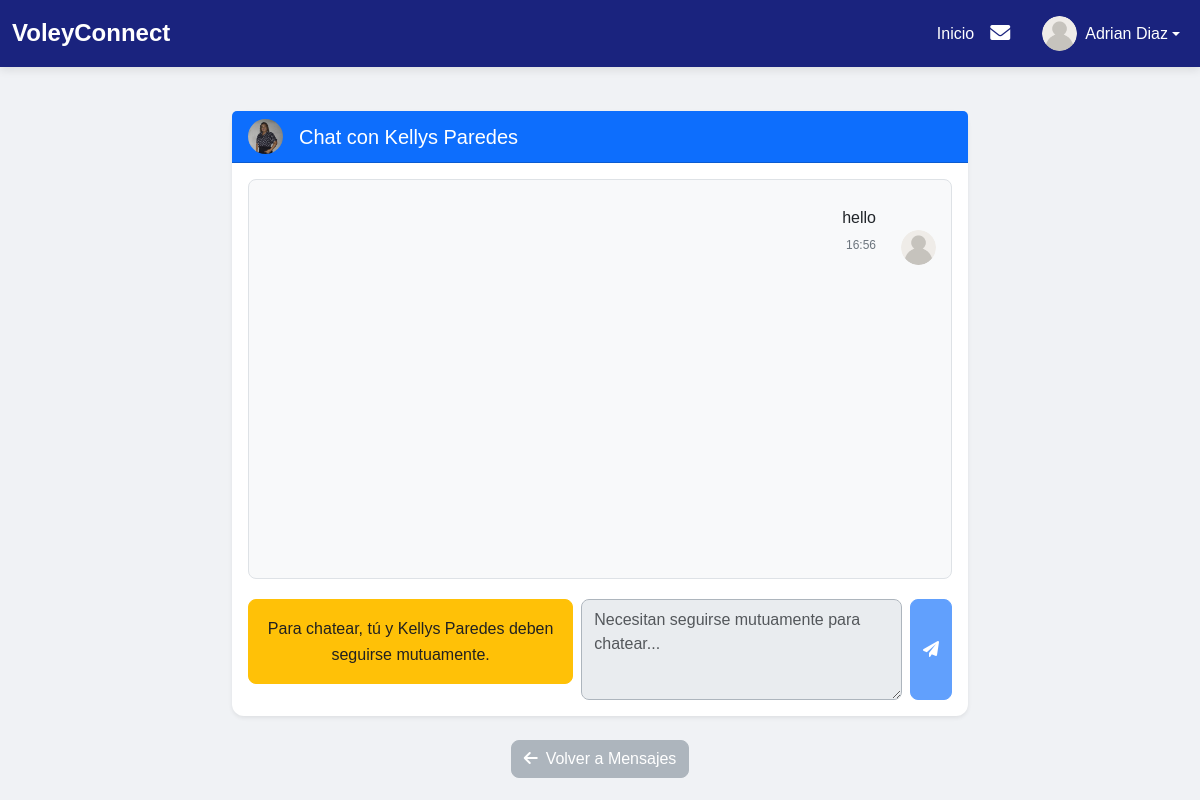
Screenshot of /ver_conversacion.php?interlocutor_id=3 (signed in) with the database file from the repository.
### tables this page shows
CREATE TABLE `usuarios` (
  `id_usuario` int(11) NOT NULL,
  `nombre_usuario` varchar(50) NOT NULL,
  `email` varchar(100) NOT NULL,
  `contrasena` varchar(255) NOT NULL,
  `tipo_usuario` enum('fanatico','club') NOT NULL,
  `fecha_registro` datetime DEFAULT current_timestamp(),
  `ultima_conexion` datetime DEFAULT NULL,
  `foto_perfil_url` varchar(255) DEFAULT NULL,
  `id_club` int(11) DEFAULT NULL,
  `biografia` text DEFAULT NULL
);

CREATE TABLE `mensajes` (
  `id_mensaje` int(11) NOT NULL,
  `id_remitente` int(11) NOT NULL,
  `id_destinatario` int(11) NOT NULL,
  `contenido_mensaje` text NOT NULL,
  `fecha_envio` timestamp NOT NULL DEFAULT current_timestamp(),
  `leido` tinyint(1) DEFAULT 0
);

### ver_conversacion.php (the view, shortened to what this page needs)
<?php
include 'conexion.php';
$id_usuario_logueado = $_SESSION['id_usuario'];
$interlocutor_id = isset($_GET['interlocutor_id']) ? intval($_GET['interlocutor_id']) : 0;
$interlocutor_data = null;
$mensajes = [];
$query_interlocutor = "SELECT id_usuario, nombre_usuario, foto_perfil_url FROM usuarios WHERE id_usuario = ?";
$stmt_interlocutor = $conn->prepare($query_interlocutor);
$stmt_interlocutor->bind_param("i", $interlocutor_id);
$stmt_interlocutor->execute();
$resultado_interlocutor = $stmt_interlocutor->get_result();
if ($resultado_interlocutor->num_rows === 1) {
    $interlocutor_data = $resultado_interlocutor->fetch_assoc();
} else {
    header("Location: mensajes.php?msg=" . urlencode("El usuario con el que intentas chatear no existe.") . "&type=danger");
    exit();
}
$es_seguimiento_mutuo = false;
$query_mensajes = "
    SELECT
        m.id_mensaje,
        m.contenido_mensaje,
        m.fecha_envio,
        m.id_remitente,
        r.nombre_usuario AS nombre_remitente,
        r.foto_perfil_url AS foto_remitente_url
    FROM mensajes m
    JOIN usuarios r ON m.id_remitente = r.id_usuario
    WHERE (m.id_remitente = ? AND m.id_destinatario = ?)
    OR (m.id_remitente = ? AND m.id_destinatario = ?)
    ORDER BY m.fecha_envio ASC";
$stmt_mensajes = $conn->prepare($query_mensajes);
$stmt_mensajes->bind_param("iiii", $id_usuario_logueado, $interlocutor_id, $interlocutor_id, $id_usuario_logueado);
$stmt_mensajes->execute();
$resultado_mensajes = $stmt_mensajes->get_result();
if ($resultado_mensajes->num_rows > 0) {
    $mensajes = $resultado_mensajes->fetch_all(MYSQLI_ASSOC);
}
?>
<!DOCTYPE html>
<html lang="es">
<head>
    <link rel="stylesheet" href="css/bootstrap/bootstrap.min.css">
    <link rel="stylesheet" href="css/style.css">
    <link rel="stylesheet" href="https://cdnjs.cloudflare.com/ajax/libs/font-awesome/6.0.0-beta3/css/all.min.css">
</head>
<body>
    <?php include 'navbar.php'; ?>
    <div class="container mt-4">
        <div class="row justify-content-center">
            <div class="col-md-8">
                <div class="card shadow-sm mb-4">
                    <div class="card-header bg-primary text-white d-flex align-items-center">
                        <img src="<?php echo htmlspecialchars($interlocutor_data['foto_perfil_url'] ?? 'img/default-avatar.png'); ?>" alt="Foto de Perfil" class="profile-pic-chat me-3">
                        <h5 class="mb-0">Chat con <?php echo htmlspecialchars($interlocutor_data['nombre_usuario']); ?></h5>
                    </div>
                    <div class="card-body">
                        <div class="chat-box" id="chat-box">
                            <?php if (!empty($mensajes)): ?>
                                <?php foreach ($mensajes as $mensaje): ?>
                                    <?php
                                    $es_mio = ($mensaje['id_remitente'] == $id_usuario_logueado);
                                    $clase_mensaje = $es_mio ? 'sent' : 'received';
                                    ?>
                                    <div class="message <?php echo $clase_mensaje; ?>">
                                        <div class="message-bubble">
                                            <?php echo nl2br(htmlspecialchars($mensaje['contenido_mensaje'])); ?>
                                            <div class="message-time">
                                                <?php echo date('H:i', strtotime($mensaje['fecha_envio'])); ?>
                                            </div>
                                        </div>
                                        <?php if ($es_mio):  ?>
                                            <img src="<?php echo htmlspecialchars($_SESSION['foto_perfil_url'] ?? 'img/default-avatar.png'); ?>" alt="Tu Avatar" class="profile-pic-chat">
                                        <?php endif; ?>
                                    </div>
                                <?php endforeach; ?>
                            <?php endif; ?>
                        </div>
                        <form action="ver_conversacion.php?interlocutor_id=<?php echo htmlspecialchars($interlocutor_id); ?>" method="POST" class="d-flex">
                            <?php if ($es_seguimiento_mutuo): ?>
                                <textarea class="form-control me-2" name="contenido_mensaje" placeholder="Escribe tu mensaje..." rows="1" required></textarea>
                                <button type="submit" name="submit_mensaje" class="btn btn-primary"><i class="fas fa-paper-plane"></i></button>
                            <?php else: ?>
                                <div class="alert alert-warning w-100 text-center me-2" role="alert">
                                    Para chatear, tú y <?php echo htmlspecialchars($interlocutor_data['nombre_usuario']); ?> deben seguirse mutuamente.
                                </div>
                                <textarea class="form-control me-2" name="contenido_mensaje" placeholder="Necesitan seguirse mutuamente para chatear..." rows="1" disabled></textarea>
                                <button type="submit" name="submit_mensaje" class="btn btn-primary" disabled><i class="fas fa-paper-plane"></i></button>
                            <?php endif; ?>
                        </form>
                    </div>
                </div>
                <div class="text-center mt-3">
                    <a href="mensajes.php" class="btn btn-secondary"><i class="fas fa-arrow-left me-2"></i>Volver a Mensajes</a>
                </div>
            </div>
        </div>
    </div>
</body>
</html>

### css/style.css (style rules this page uses)
:root { --color-primary-red: #E53935; --color-dark-blue: #1A237E; --color-black: #212121; --color-white: #FFFFFF; --color-light-gray: #f0f2f5; --color-medium-gray: #adb5bd; --color-success: #28a745; --color-info: #17a2b8; --color-warning: #ffc107; --color-danger: #dc3545; --border-radius-base: 0.5rem; --border-radius-lg: 0.75rem; --transition-speed-fast: 0.2s; --transition-speed-normal: 0.3s; --box-shadow-subtle: 0 4px 8px rgba(0, 0, 0, 0.08); }
body { font-family: 'Arial', sans-serif; background-color: var(--color-light-gray); color: var(--color-black); line-height: 1.6; margin: 0; padding: 0; }
a { color: var(--color-dark-blue); text-decoration: none; transition: color var(--transition-speed-normal); }
.btn-primary { background-color: var(--color-primary-red); border-color: var(--color-primary-red); color: var(--color-white); border-radius: var(--border-radius-base); transition: background-color var(--transition-speed-normal), border-color var(--transition-speed-normal), transform var(--transition-speed-normal), box-shadow var(--transition-speed-normal); }
.btn-secondary { background-color: var(--color-medium-gray); border-color: var(--color-medium-gray); color: var(--color-white); border-radius: var(--border-radius-base); transition: all var(--transition-speed-normal); }
.form-control { border-radius: var(--border-radius-base); border: 1px solid var(--color-medium-gray); padding: 0.5rem 0.75rem; transition: border-color var(--transition-speed-normal), box-shadow var(--transition-speed-normal); }
.card { border-radius: var(--border-radius-lg); border: none; box-shadow: var(--box-shadow-subtle); background-color: var(--color-white); }
.alert { border-radius: var(--border-radius-base); font-weight: 500; }
.alert-warning { background-color: var(--color-warning); color: var(--color-black); border-color: var(--color-warning); }
.container { padding-top: 20px; padding-bottom: 20px; }

### ver_conversacion.php (style rules this page uses)
.chat-box { height: 400px; overflow-y: auto; border: 1px solid #dee2e6; border-radius: 0.5rem; padding: 15px; margin-bottom: 20px; background-color: #f8f9fa; }
.message { display: flex; margin-bottom: 15px; align-items: flex-end; }
.message.sent { justify-content: flex-end; }
.message-bubble { max-width: 75%; padding: 10px 15px; border-radius: 20px; position: relative; word-wrap: break-word; }
.message.sent .message-bubble { background-color: var(--dark-blue); color: var(--white); border-bottom-right-radius: 5px; }
.message-time { font-size: 0.75em; color: #6c757d; margin-top: 5px; text-align: right; }
.profile-pic-chat { width: 35px; height: 35px; border-radius: 50%; object-fit: cover; }
.message.sent .profile-pic-chat { margin-left: 10px; }

### rows the page displays
usuarios: foto_perfil_url (picture), nombre_usuario "Kellys Paredes"
mensajes: contenido_mensaje "hello", fecha_envio "16:56"

### other values shown
$nombre_usuario_nav "Adrian Diaz"
